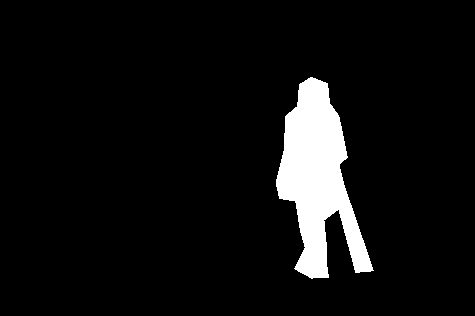
%> input picture TAV/TP12 Mat/masque_randonneur.png, 475 x 316 px
$ octave explications_frontiere.m   (GNU Octave 9; MATLAB toolbox functions it lacks are replaced by stand-ins)
%> lines starting %> are read from the running program, lines starting %| are printed output that depends on the picture; in (x1, y1, x2, y2) boxes, pixels count from 0 and x2, y2 are one past the last pixel; in counts of white or black regions, pixels touching at a corner belong together; the program's own positions count from 1
### TAV/TP12 Mat/frontiere.m
function delta_D = frontiere(D,distance_frontiere)

if distance_frontiere == 0

	error('La distance a la frontiere ne peut etre nulle.')

else

	% Formes pour la transformation morphologique :
	SEmax = strel('diamond',abs(distance_frontiere));
	SEmin = strel('diamond',abs(distance_frontiere)-1);

	% Frontiere a l'interieur de la zone contenant des 1 (i.e. le masque) :
	if distance_frontiere < 0
        delta_D = imerode(D,SEmin) - imerode(D,SEmax);

	% Frontiere a l'exterieur de la zone contenant des 1 :
	else

		delta_D = imdilate(D,SEmax) - imdilate(D,SEmin);

	end

end

### TAV/TP12 Mat/explications_frontiere.m
% Explications de la fonction frontiere

clear
close all
clc

% Mise en place de la figure pour affichage :
taille_ecran = get(0,'ScreenSize');
L = taille_ecran(3);
H = taille_ecran(4);
figure('Name','Explications sur la fonction "frontiere"',...
	'Position',[0.06*L,0.1*H,0.9*L,0.75*H])

% Lecture du domaine D a completer :
D = imread('masque_randonneur.png') > 0;
%> D: size 316x475 logical; 6.6% white; 1 white region, box (x1, y1, x2, y2) and area: (276, 77, 374, 279) 9968
D = D(50:300,250:400);
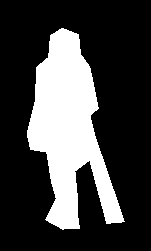
%> D: size 251x151 logical; 26.3% white; 1 white region, box (x1, y1, x2, y2) and area: (27, 28, 125, 230) 9968

delta_D_int2 = frontiere(D,-2);
%> in frontiere, `delta_D = imerode(D,SEmin) - imerode(D,SEmax);`:
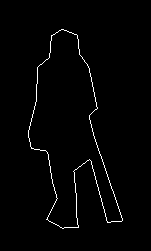
%> delta_D: size 251x151 double; values 0 (black) and 1 (white), 1.6% white in thin lines or dots, all inside (x1, y1, x2, y2) = (28, 29, 123, 229)
to_disp = cat(3,D,D-delta_D_int2,D-delta_D_int2);
    subplot 245
        imagesc(to_disp(20:60,40:95,:))
        axis image off
        title('Frontiere a la distance -2','FontSize',20)
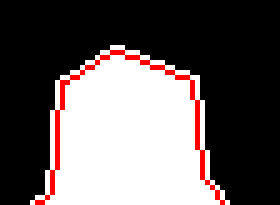
%> displayed picture: size 41x56x3, on the screen's scale of 0 to 255 (shown 5 times larger); mean R, G, B 101.1, 92.6, 92.6

delta_D_int1 = frontiere(D,-1);
%> the run ends on the next line
